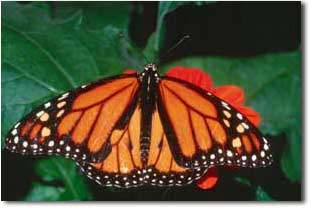
#> input picture UAS-Pengolahan-Citra-main/Tugas UAS/gambar/kupu.jpg, 310 x 210 px
$ jupyter execute main.ipynb   (shell and % lines are left out)
#> lines starting #> are read from the running program, lines starting #| are printed output that depends on the picture
[cell 1]
import numpy as np
import matplotlib.pyplot as plt
import cv2
# unutk membaca gambar gunakan gambar sesuai dengan yg dimiliki
image = cv2.imread('gambar/kupu.jpg')
#> image is the input picture: shape (210, 310, 3); mean B, G, R 54.1, 78.4, 83
# Change color to RGB (from BGR)
image = cv2.cvtColor(image, cv2.COLOR_BGR2RGB)
plt.imshow(image)

[cell 2]
# berfungsi untuk Membentuk ulang gambar menjadi susunan piksel 2D dan 3 nilai warna (RGB)
pixel_vals = image.reshape((-1,3))

[cell 3]
# berfungsi untuk mengkonversikan ke tipe float
pixel_vals = np.float32(pixel_vals)

[cell 4]
#baris kode di bawah ini menentukan kriteria agar algoritme berhenti berjalan,
#yang akan terjadi adalah 100 iterasi dijalankan atau epsilon (yang merupakan akurasi yang dibutuhkan)
#menjadi 85%
criteria = (cv2.TERM_CRITERIA_EPS + cv2.TERM_CRITERIA_MAX_ITER, 100, 0.85)

[cell 5]
# lalu lakukan k-means clustering dengan jumlah cluster yang ditetapkan sebagai 3
#juga pusat acak pada awalnya dipilih untuk pengelompokan k-means
k = 3
retval, labels, centers = cv2.kmeans(pixel_vals, k, None, criteria, 10,
cv2.KMEANS_RANDOM_CENTERS)
#> retval = 166133867.7; centers = [[199.2, 104, 57.92], [39.17, 57.59, 37], [230, 227.5, 222]]

[cell 6]
# mengonversi data menjadi nilai 8-bit
centers = np.uint8(centers)
#> centers = [[199, 103, 57], [39, 57, 37], [229, 227, 221]]
segmented_data = centers[labels.flatten()]

[cell 7]
# membentuk ulang data menjadi dimensi gambar asli
segmented_image = segmented_data.reshape((image.shape))
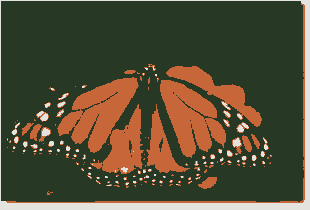
#> segmented_image: shape (210, 310, 3); mean R, G, B 82.8, 77.8, 53.8
plt.imshow(segmented_image)


$ run again, with UAS-Pengolahan-Citra-main/Tugas UAS/gambar/Dua.jpg copied over UAS-Pengolahan-Citra-main/Tugas UAS/gambar/kupu.jpg
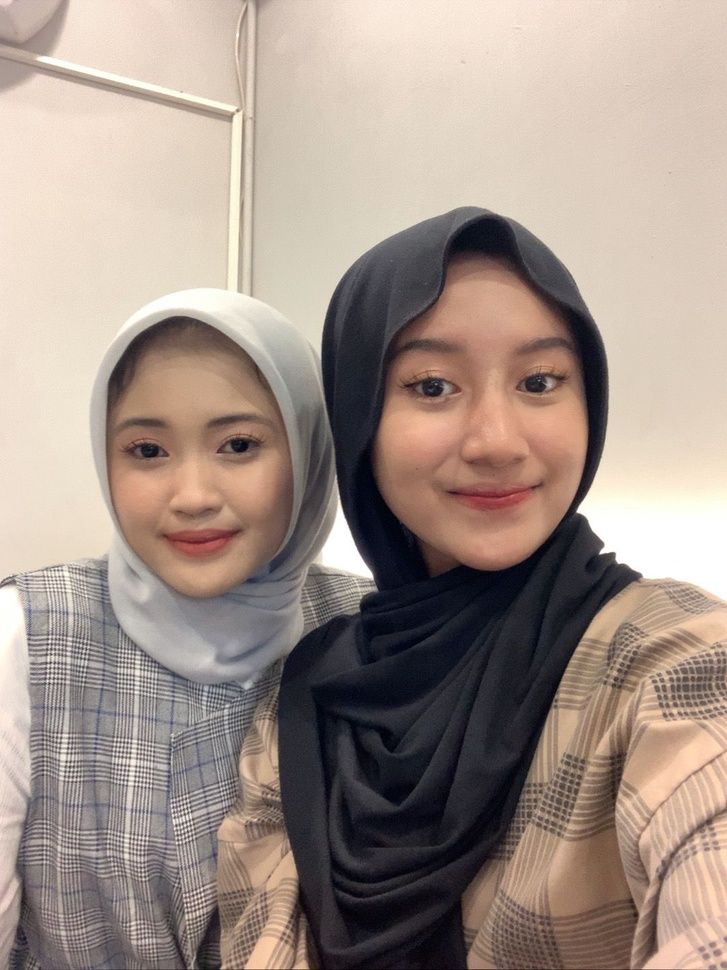
#> input picture UAS-Pengolahan-Citra-main/Tugas UAS/gambar/Dua.jpg, 727 x 970 px, shrunk from 1080 x 1440 before the run
#> image is the input picture: shape (970, 727, 3); mean B, G, R 136.9, 146.3, 162.2
#> `retval, labels, centers = cv2.kmeans(pixel_vals, k, None, criteria, 10..`: retval = 1.02e+09; centers = [[152, 127.5, 116], [227.9, 211.8, 196.3], [41.26, 37.8, 44.27]]
#> `centers = np.uint8(centers)`: centers = [[152, 127, 115], [227, 211, 196], [41, 37, 44]]
#> `segmented_image = segmented_data.reshape((image.shape))`:
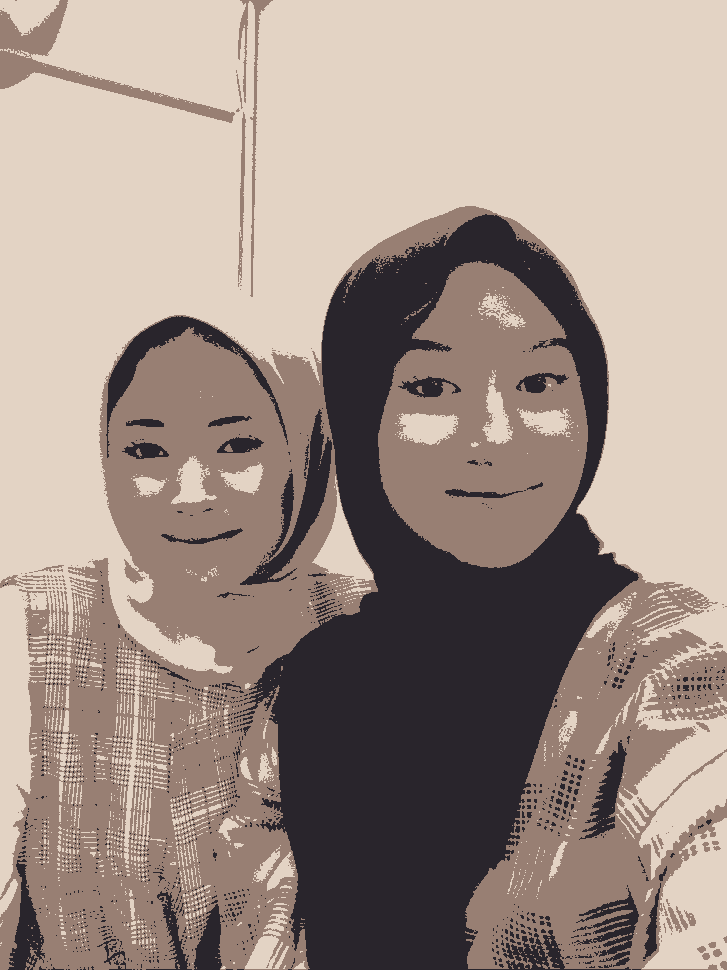
#> segmented_image: shape (970, 727, 3); mean R, G, B 161.8, 145.6, 136.4

$ run again, with UAS-Pengolahan-Citra-main/Tugas UAS/gambar/Hitam.jpg copied over UAS-Pengolahan-Citra-main/Tugas UAS/gambar/kupu.jpg
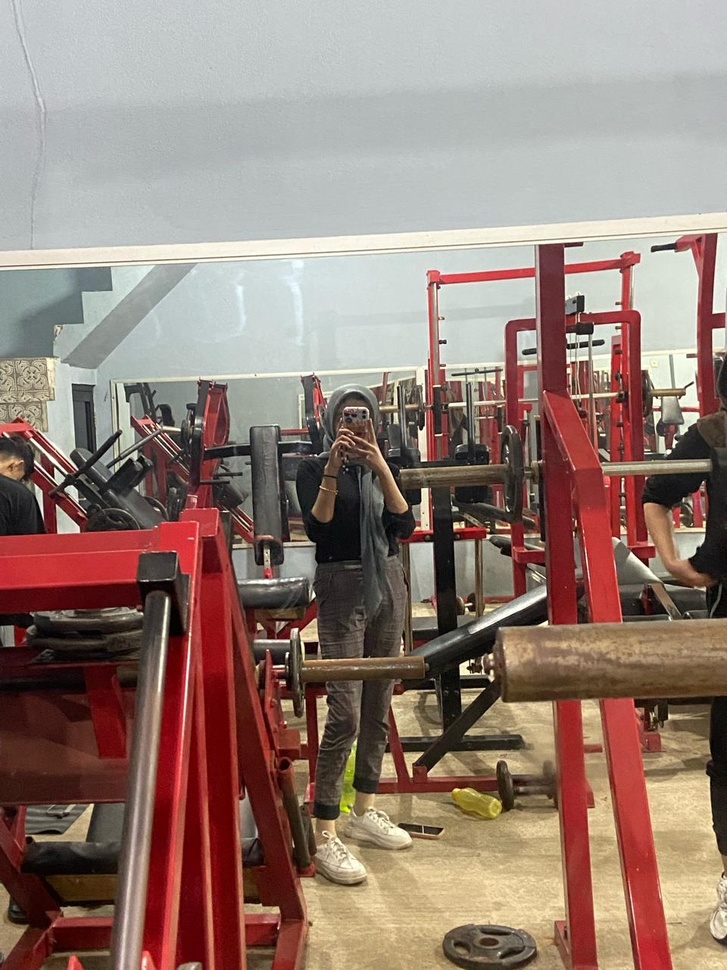
#> input picture UAS-Pengolahan-Citra-main/Tugas UAS/gambar/Hitam.jpg, 727 x 970 px, shrunk from 960 x 1280 before the run
#> image is the input picture: shape (970, 727, 3); mean B, G, R 116.8, 126.4, 148.4
#> `retval, labels, centers = cv2.kmeans(pixel_vals, k, None, criteria, 10..`: retval = 1.34e+09; centers = [[69.22, 34.41, 29.46], [198.4, 198.4, 188.7], [149, 98.88, 83.85]]
#> `centers = np.uint8(centers)`: centers = [[69, 34, 29], [198, 198, 188], [149, 98, 83]]
#> `segmented_image = segmented_data.reshape((image.shape))`:
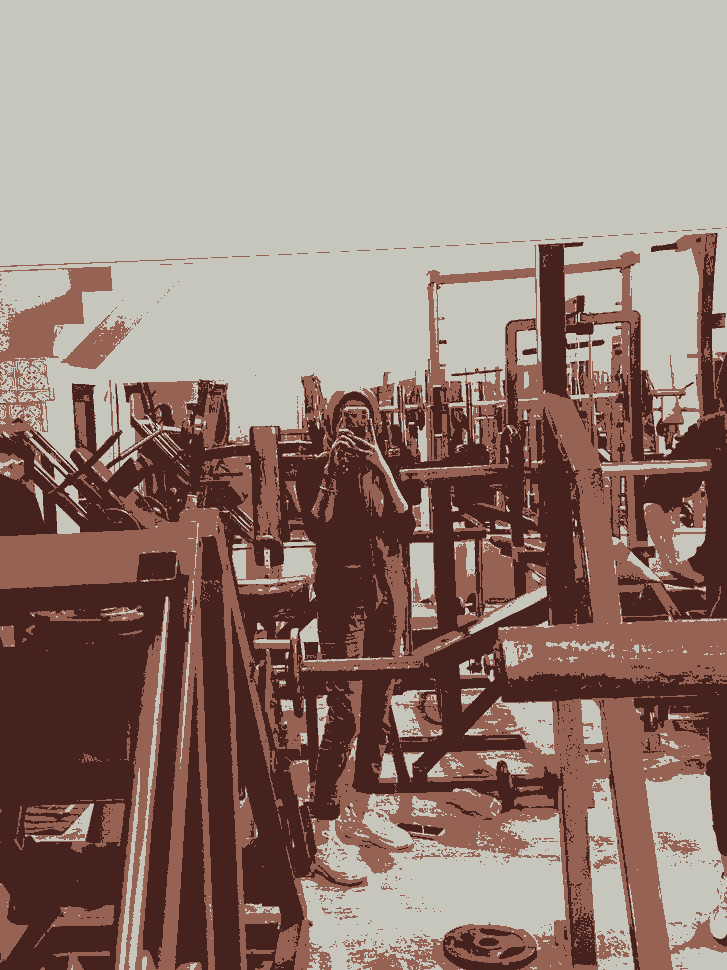
#> segmented_image: shape (970, 727, 3); mean R, G, B 148.2, 125.8, 116.1
